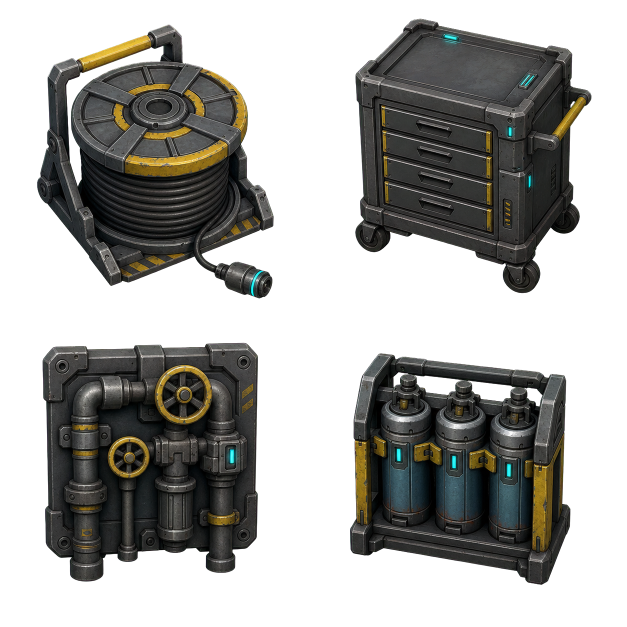
#> input picture play/last-bastion/art/production-tests/object-batch-o5/maintenance-dressing-v1-alpha-extracted.png, 1254 x 1254 px, given in place of maintenance-dressing-v1-chroma.png, which was not available (shown at 1/2 size)
$ python normalize_object_batch_o5.py
#> lines starting #> are read from the running program, lines starting #| are printed output that depends on the picture; pictures that were not available may be replaced by others from this repository, and a replacement may not be noted
"""Build deterministic Object Batch O5 room-dressing atlases."""
from pathlib import Path
from shutil import copy2
from PIL import Image, ImageDraw

ROOT = Path(__file__).resolve().parent
NEAREST = Image.Resampling.NEAREST
PARTS = {
    "maintenance-dressing-v1": "MAINTENANCE DRESSING",
    "medical-cryogenic-dressing-v1": "MEDICAL / CRYOGENIC DRESSING",
    "hive-dressing-v1": "HIVE DRESSING",
}


def restore(name: str) -> None:
#> called with name = 'maintenance-dressing-v1'
    source = Image.open(ROOT / f"{name}-chroma.png").convert("RGB")
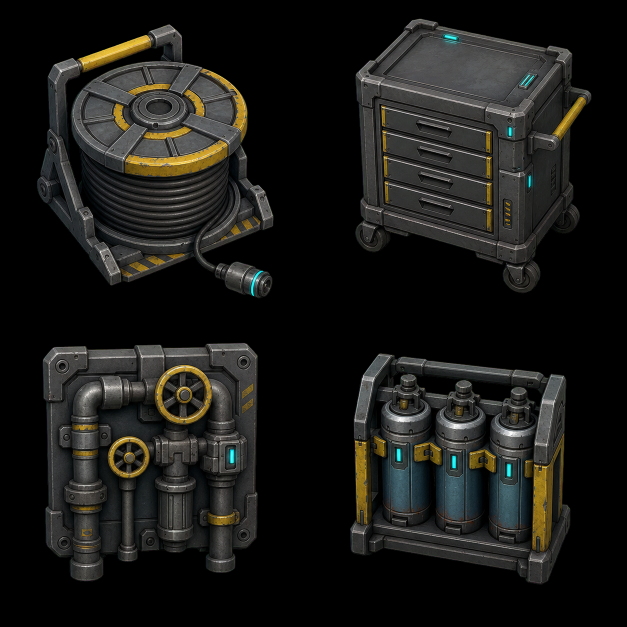
#> source: PIL image 1254x1254 RGB (shown at 1/2 size); mean R, G, B 26.1, 25.8, 23
    extracted = Image.open(ROOT / f"{name}-alpha-extracted.png").convert("RGBA")
#> extracted is the input picture: PIL image 1254x1254 RGBA; mean R, G, B, A 26.1, 25.8, 23, 111
    output = Image.composite(source, extracted.convert("RGB"), extracted.getchannel("A")).convert("RGBA")
    output.putalpha(extracted.getchannel("A"))
    output.save(ROOT / f"{name}.png", optimize=True)


def normalize(name: str, size: int) -> Image.Image:
    source = Image.open(ROOT / f"{name}.png").convert("RGBA")
    output = Image.new("RGBA", (size * 2, size * 2), (0, 0, 0, 0))
    for row in range(2):
        for column in range(2):
            cell = source.crop((round(column * source.width / 2), round(row * source.height / 2), round((column + 1) * source.width / 2), round((row + 1) * source.height / 2)))
            output.alpha_composite(cell.resize((size, size), NEAREST), (column * size, row * size))
    output.save(ROOT / f"{name}-{size}.png", optimize=True)
    return output


def validate(name: str) -> None:
#> called with name = 'maintenance-dressing-v1'
    alpha = Image.open(ROOT / f"{name}.png").convert("RGBA").getchannel("A")
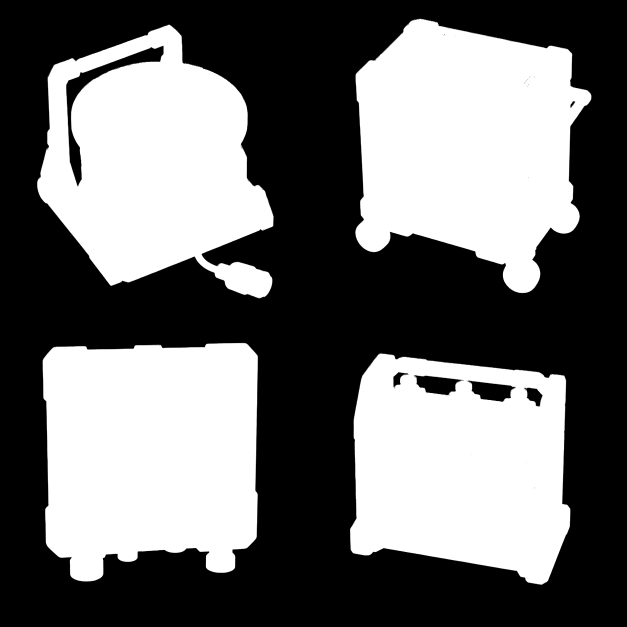
#> alpha: PIL image 1254x1254 L (shown at 1/2 size); min 0, max 255, mean 111
    if alpha.getextrema() != (0, 255):
        raise ValueError(f"{name} must contain transparent and opaque pixels")
    for point in ((0, 0), (alpha.width - 1, 0), (0, alpha.height - 1), (alpha.width - 1, alpha.height - 1)):
        if alpha.getpixel(point) != 0:
            raise ValueError(f"{name}: non-transparent corner at {point}")
    for row in range(2):
        for column in range(2):
            cell = alpha.crop((column * alpha.width // 2, row * alpha.height // 2, (column + 1) * alpha.width // 2, (row + 1) * alpha.height // 2))
            if cell.getbbox() is None:
                raise ValueError(f"{name}: empty atlas cell {row},{column}")


def main() -> None:
    for name in PARTS:
        restore(name)
        validate(name)
#> pass 2 of the loop in main, `for name in PARTS:`:
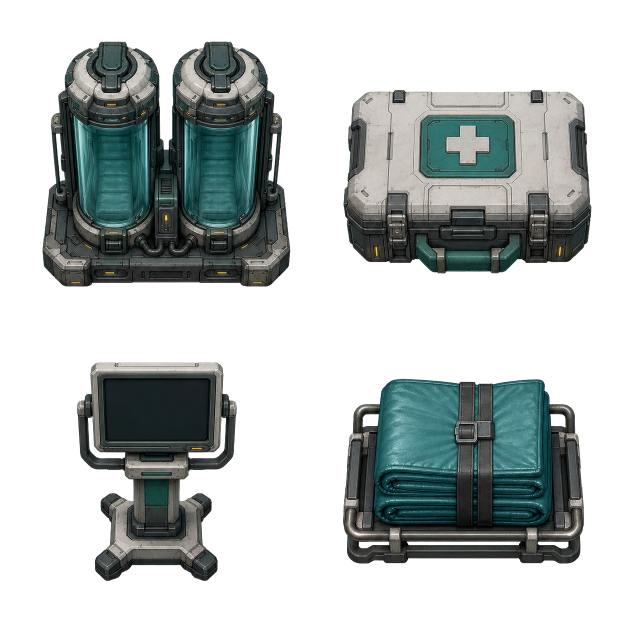
#> input picture play/last-bastion/art/production-tests/object-batch-o5/medical-cryogenic-dressing-v1-alpha-extracted.png, 1254 x 1254 px, given in place of medical-cryogenic-dressing-v1-chroma.png, which was not available (shown at 1/2 size)
#> in restore (call 2), `source = Image.open(ROOT / f"{name}-chroma.png").convert("RGB")`:
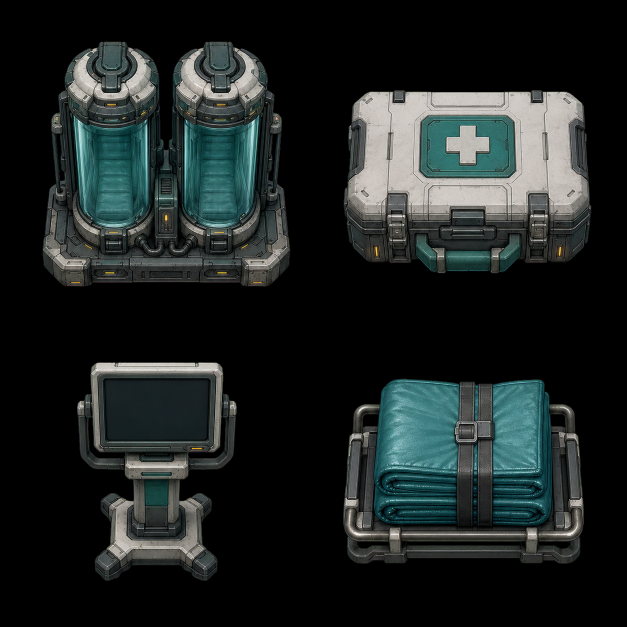
#> source: PIL image 1254x1254 RGB (shown at 1/2 size); mean R, G, B 30, 35.9, 35.1
#> in restore, extracted is the input picture: PIL image 1254x1254 RGBA; mean R, G, B, A 30, 35.9, 35.1, 100.4
#> in validate (call 2), `alpha = Image.open(ROOT / f"{name}.png").convert("RGBA").getchannel("A")`:
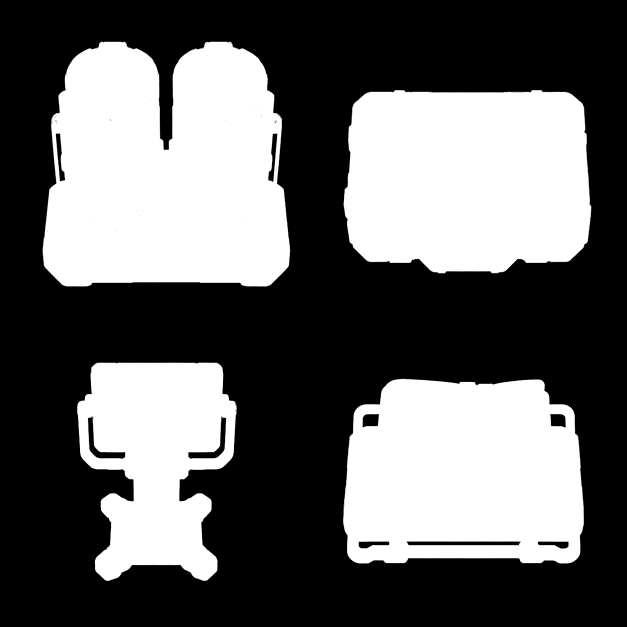
#> alpha: PIL image 1254x1254 L (shown at 1/2 size); min 0, max 255, mean 100.4
    masters = {name: normalize(name, 384) for name in PARTS}
    for name in PARTS:
        normalize(name, 256)
        normalize(name, 128)
    canvas = Image.new("RGBA", (1200, 2150), (15, 22, 32, 255))
    draw = ImageDraw.Draw(canvas)
    draw.text((24, 18), "OBJECT BATCH O5 / ROOM DRESSING / 4K PREFLIGHT", fill=(231, 240, 246, 255))
    y = 70
    for name, label in PARTS.items():
        draw.text((24, y), label, fill=(117, 224, 239, 255))
        canvas.alpha_composite(masters[name].resize((768, 768), NEAREST), (24, y + 28))
        y += 450
    draw.text((24, 2070), "Room-dressing candidates; no interaction, collision, targets, telegraphs, or gameplay values baked in.", fill=(184, 202, 216, 255))
    canvas.convert("RGB").save(ROOT / "object-batch-o5-contact-sheet.png", optimize=True)
    runtime_dir = ROOT.parents[2] / "game-assets"
    runtime_dir.mkdir(parents=True, exist_ok=True)
    for name in PARTS:
        for size in (256, 128):
            copy2(ROOT / f"{name}-{size}.png", runtime_dir / f"{name}-{size}.png")
    print("Wrote Object Batch O5 masters and runtime derivatives")


if __name__ == "__main__":
#> (the run stopped early here; a loop or call above may not have finished)
